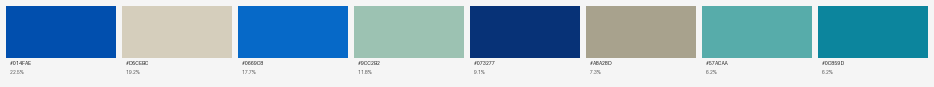
#> input picture zy-think/palette_colors.png, 1868 x 174 px (shown at 1/2 size)
$ python extract_palette.py palette_colors.png
#> lines starting #> are read from the running program, lines starting #| are printed output that depends on the picture
#!/usr/bin/env python3
"""
从自然照片中客观提取主色，并映射为 UI 设计 token。
用法: python3 extract_palette.py <image> [--clusters N] [--out-colors colors.png]
输出: 每个主色的 hex / rgb / oklch / 占比 / 推测的 UI 角色，并生成色卡预览图。
"""
import sys, math, argparse
from PIL import Image
import numpy as np
from sklearn.cluster import MiniBatchKMeans

# ---- sRGB -> linear -> OKLCH ----
def srgb_to_linear(c):
    c = c / 255.0
    return c / 12.92 if c <= 0.04045 else ((c + 0.055) / 1.055) ** 2.4

def rgb_to_oklch(r, g, b):
    rL, gL, bL = srgb_to_linear(r), srgb_to_linear(g), srgb_to_linear(b)
    l = 0.4122214708 * rL + 0.5363325363 * gL + 0.0514459929 * bL
    m = 0.2119034982 * rL + 0.6806995451 * gL + 0.1073969566 * bL
    s = 0.0883024619 * rL + 0.2817188376 * gL + 0.6299787005 * bL
    l_, m_, s_ = l ** (1/3), m ** (1/3), s ** (1/3)
    L = 0.2104542553 * l_ + 0.7936177850 * m_ - 0.0040720468 * s_
    a = 1.9779984951 * l_ - 2.4285922050 * m_ + 0.4505937099 * s_
    bb = 0.0259040371 * l_ + 0.7827717662 * m_ - 0.8086757660 * s_
    C = math.sqrt(a * a + bb * bb)
    H = (math.degrees(math.atan2(bb, a)) + 360) % 360
    return L, C, H

def fmt_oklch(L, C, H):
    return f"oklch({L:.3f} {C:.3f} {H:.1f})"

# ---- 把色相映射到 UI 角色 ----
def ui_role(L, C, H):
    # 冷蓝：hue 180-260
    is_blue = 175 <= H <= 265
    # 暖色：hue 30-90（沙/黄/橙）
    is_warm = 25 <= H <= 100
    # 近白/浅中性
    if L >= 0.92 and C <= 0.03:
        return "背景/天空（near-white）"
    if is_warm and L >= 0.85 and C <= 0.06:
        return "暖沙表面（surface）"
    if is_blue and L >= 0.75 and C <= 0.10:
        return "淡蓝表面/浅滩（rail bg）"
    if is_blue and 0.45 <= L <= 0.72:
        return "中海蓝强调（primary）"
    if is_blue and L <= 0.45:
        return "深海蓝（deep accent）"
    if L <= 0.35:
        return "深色文字/墨色（foreground）"
    if L >= 0.55 and C <= 0.04:
        return "中性灰文字（muted）"
    return "其他"

def main():
    ap = argparse.ArgumentParser()
    ap.add_argument("image")
    ap.add_argument("--clusters", type=int, default=8)
    ap.add_argument("--out-colors", default="palette_colors.png")
    ap.add_argument("--sample", type=int, default=20000, help="采样像素数")
    args = ap.parse_args()

    img = Image.open(args.image).convert("RGB")
#> img is the input picture: PIL image 1868x174 RGB; mean R, G, B 152, 183.8, 199.7
    W, Hh = img.size
#> W = 1868; Hh = 174
    arr = np.asarray(img).reshape(-1, 3).astype(np.float32)

    # 采样加速
    if len(arr) > args.sample:
        idx = np.random.default_rng(0).choice(len(arr), args.sample, replace=False)
#> idx = 20000 values, max 324989 at index 19489, min 4 at index 7271, mean 162356.1
        sample = arr[idx]
    else:
        sample = arr

    km = MiniBatchKMeans(n_clusters=args.clusters, random_state=0, n_init=8)
    km.fit(sample)
    counts = np.bincount(km.labels_, minlength=args.clusters)
    order = np.argsort(-counts)

    print(f"图像: {args.image}  尺寸: {W}x{Hh}  聚类: {args.clusters}\n")
#| 图像: palette_colors.png  尺寸: 1868x174  聚类: 8
    print(f"{'#':<3}{'HEX':<9}{'RGB':<18}{'OKLCH':<28}{'占比':<8}{'推测 UI 角色'}")
    print("-" * 100)

    rows = []
    for rank, ci in enumerate(order, 1):
        rgb = km.cluster_centers_[ci]
        r, g, b = int(round(rgb[0])), int(round(rgb[1])), int(round(rgb[2]))
        hexv = f"#{r:02X}{g:02X}{b:02X}"
        L, C, H = rgb_to_oklch(r, g, b)
        pct = counts[ci] / counts.sum() * 100
        role = ui_role(L, C, H)
        print(f"{rank:<3}{hexv:<9}{str((r,g,b)):<18}{fmt_oklch(L,C,H):<28}{pct:>5.1f}%   {role}")
        rows.append((hexv, (r, g, b), pct))

    # ---- 色卡预览图 ----
    n = len(rows)
    card_w, card_h, gap = 220, 150, 12
    canvas = Image.new("RGB", (n * card_w + (n + 1) * gap, card_h + 2 * gap), (245, 245, 245))
#> canvas: PIL image 1868x174 RGB; every value is 245
    for i, (hexv, (r, g, b), pct) in enumerate(rows):
        x = gap + i * (card_w + gap)
        block = Image.new("RGB", (card_w, card_h - 46), (r, g, b))
        canvas.paste(block, (x, gap))
        # 文字标签（简单绘制）
        from PIL import ImageDraw
        d = ImageDraw.Draw(canvas)
        label_y = gap + card_h - 42
        d.text((x + 8, label_y), hexv, fill=(30, 30, 30))
        d.text((x + 8, label_y + 18), f"{pct:.1f}%", fill=(90, 90, 90))
#> this loop made 8 passes
#> pass 2, in main, `block = Image.new("RGB", (card_w, card_h - 46), (r, g, b))`:
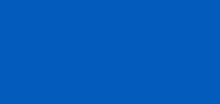
#> block: PIL image 220x104 RGB; mean R, G, B 3, 92, 187
#> pass 3, in main, `block = Image.new("RGB", (card_w, card_h - 46), (r, g, b))`:
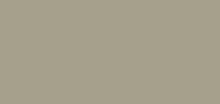
#> block: PIL image 220x104 RGB; mean R, G, B 166, 160, 140
#> after the loop:
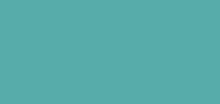
#> block: PIL image 220x104 RGB; mean R, G, B 87, 172, 170
#> after the loop:
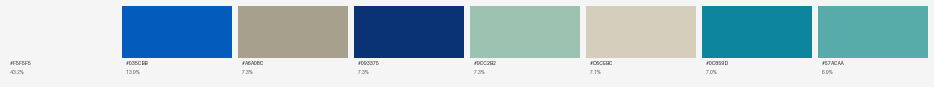
#> canvas: PIL image 1868x174 RGB (shown at 1/2 size); mean R, G, B 169, 194.5, 203.6
    canvas.save(args.out_colors)
    print(f"\n色卡预览已保存: {args.out_colors}")

if __name__ == "__main__":
    main()

$ run again, with zy-think/image-10.png copied over zy-think/palette_colors.png
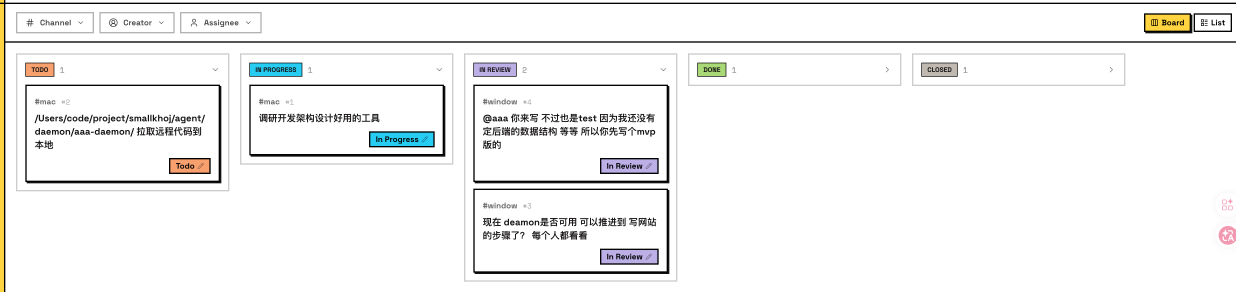
#> input picture zy-think/image-10.png, 3706 x 874 px (shown at 1/3 size)
#> idx = 20000 values, max 3238950 at index 9347, min 43 at index 15857, mean 1616934.2
#| 图像: palette_colors.png  尺寸: 3706x874  聚类: 8
#> the loop in main, `for i, (hexv, (r, g, b), pct) in enumerate(rows):` made 8 passes
#> pass 2, in main, `block = Image.new("RGB", (card_w, card_h - 46), (r, g, b))`:
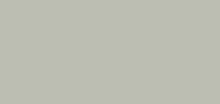
#> block: PIL image 220x104 RGB; mean R, G, B 188, 190, 178
#> after the loop in main, `for i, (hexv, (r, g, b), pct) in enumerate(rows):`:
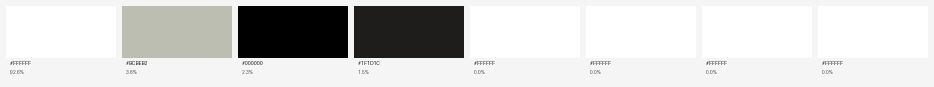
#> canvas: PIL image 1868x174 RGB (shown at 1/2 size); mean R, G, B 211.5, 211.5, 210.6
